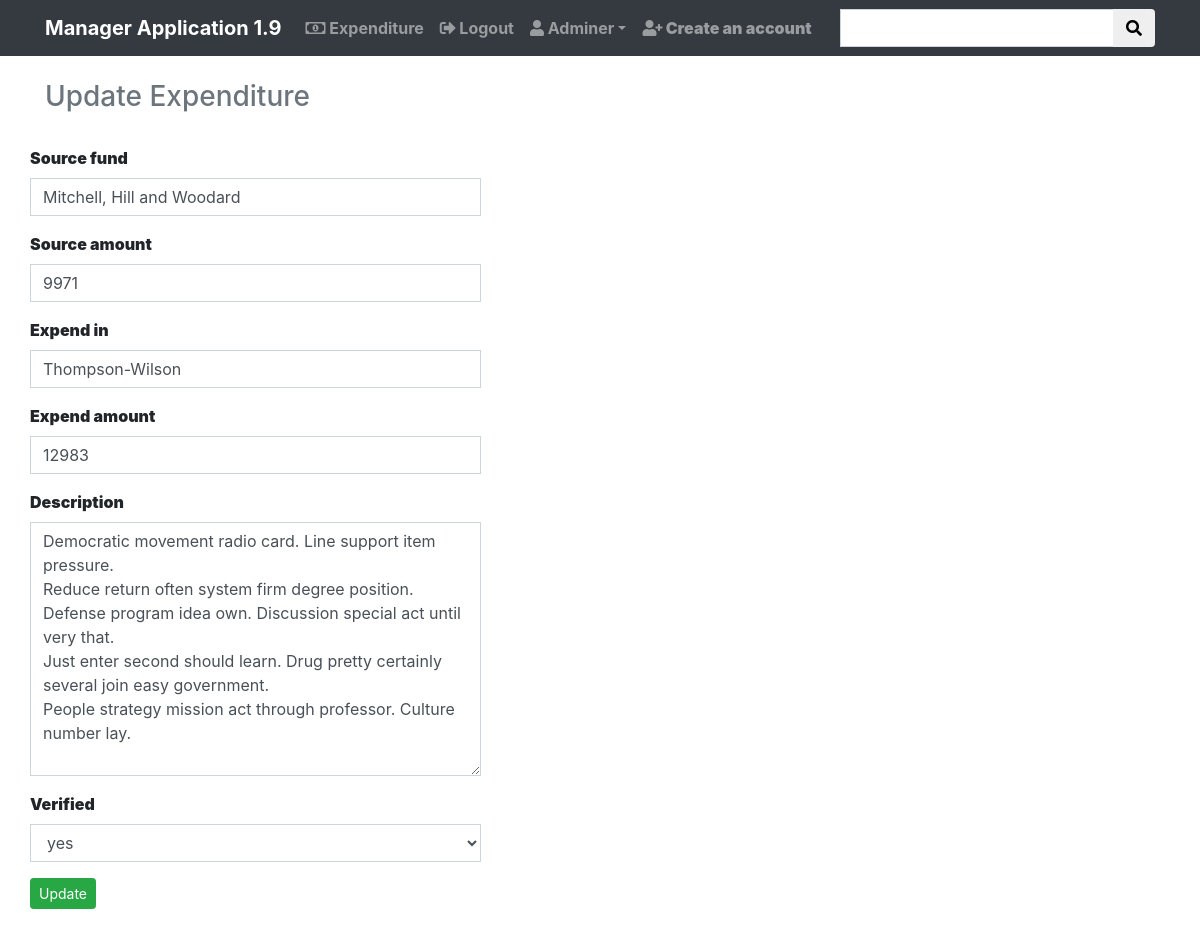
/expenditure//update/422/ (signed in), run on the app's committed database.
### expend/models.py (models this page shows, shortened)
class Expend(models.Model):
    select = (
        ('yes', 'yes'),
        ('no', 'no')
    )
    by_user = models.CharField(max_length=255, blank=False, unique=False, null=True)
    added_date = models.DateTimeField(auto_now_add=True)
    updated_date = models.DateTimeField(auto_now=True)
    source_fund = models.CharField(max_length=255)
    source_amount = models.PositiveIntegerField()
    expend_in = models.CharField(max_length=255)
    expend_amount = models.PositiveIntegerField()
    description = models.TextField(blank=True)
    verified = models.CharField(choices=select, max_length=255, default='no')

### expend/views.py (the view)
# urls.py: path('/update/<int:pk>/', login_required(views.ExpendUpdateView.as_view()),
class ExpendUpdateView(UpdateView):
    model = models.Expend
    template_name = 'expend/expend_form.html'
    success_url = ''
    context_object_name = 'form'
    fields = ('source_fund', 'source_amount', 'expend_in', 'expend_amount', 'description', 'verified')

### expend/templates/expend/expend_form.html (shortened to what this page needs)
{% extends 'base.html' %}
{% block content %}
{% if request.user.is_authenticated %}
    {% if request.user.is_superuser %}
        <div class="container">
            <h3 class="text-muted">{% if form.instance.pk %}Update{% else %}Add{% endif %} Expenditure</h3><br>
            <div class="row">
                <form method="post">
                    {% include 'form.html' %}
                    <button class="btn btn-sm btn-success">{% if form.instance.pk %}Update{% else %}Add{% endif %}</button>
                </form>
            </div>
        </div>
    {% endif %}
{% endif %}
{% endblock %}

### templates/base.html (shortened to what this page needs)
<!DOCTYPE html>
{% load staticfiles %}
<html lang="en">
<head>
    <link rel="stylesheet" href="https://use.fontawesome.com/releases/v5.0.8/css/all.css">
    <link rel="stylesheet" href="https://maxcdn.bootstrapcdn.com/bootstrap/4.0.0/css/bootstrap.min.css">
</head>
<body>
    <nav class="navbar navbar-expand-sm navbar-dark bg-dark">
        <div class="container">
            <a class="navbar-brand" href="{% url 'account:home' %}"><b>Manager Application 1.9</b></a>
            <div class="collapse navbar-collapse" id="navbarNavDropdown">
                <ul class="navbar-nav mr-auto">
                    {% if request.user.is_authenticated %}
                        <li class="nav-item">
                            <b><a class="nav-link" href="{% url 'expenditure:expend' %}"><i class="far fa-money-bill-alt"></i> Expenditure</a></b>
                        </li>
                        <li class="nav-item">
                            <b><a class="nav-link" href="{% url 'account:logout' %}"><i class="fas fa-sign-out-alt"></i> Logout</a></b>
                        </li>
                        <li class="nav-item dropdown">
                            <a  class="nav-link dropdown-toggle" id="navbarDropdownMenuLink" data-toggle="dropdown" aria-haspopup="true" aria-expanded="false" href="#"><b><i class="fas fa-user"></i> {{ request.user.username|title }}<b></a>
                        </li>
                        {% if request.user.is_authenticated and request.user.is_superuser %}
                            <li class="nav-item">
                                <b><a class="nav-link" href="{% url 'account:signup' %}"><i class="fas fa-user-plus"></i> Create an account</a></b>
                            </li>
                        {% endif %}
                    {% else %}
                        <li class="nav-item">
                            <b><a class="nav-link" href="{% url 'account:login' %}">Login</a></b>
                        </li>
                    {% endif %}
                </ul>
                <form method="get" class="form-inline" action="{% url 'expenditure:search' %}">
                    <div class="input-group">
                      <input type="text" class="form-control" name="search" value="{{ query_string }}">
                      <div class="input-group-append">
                        <button class="btn" type="submit"><i class="fas fa-search"></i></button>
                      </div>
                    </div>
                </form>
            </div>
        </div>
    </nav>
{% block header %}
<br/>
{% endblock %}
{% block content %}{% endblock %}
{% block footer %}
<br/>
{% endblock %}
</body>
</html>

### templates/form.html
{% load bootstrap4 %}
{% bootstrap_form form %}

### templates/base.html (style rules this page uses)
.form-control { border-radius:0px; }

### data on the page
Expend: source_fund "Mitchell, Hill and Woodard", source_amount "9971", expend_in "Thompson-Wilson", expend_amount "12983", description "Democratic movement radio card. Line support item pressure. Reduce return often system firm degree position. Defense program idea own. Discussion special act until very that. Just enter second should learn. Drug pretty certainly several join easy government. People strategy mission act through professor. Culture number lay.", verified "yes"

### other printed values
{{ request.user.username|title }} "Adminer"
